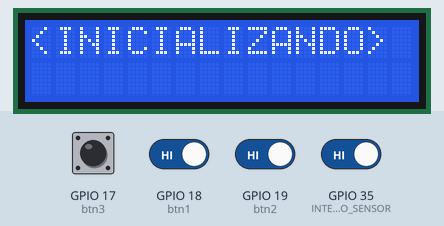
A sketch run on a simulated ESP32. Parts: 16×2 character LCD. Inputs (shaded band) come from the test bench; at power-on: GPIO 17 (btn3), GPIO 18 (btn1), GPIO 19 (btn2), GPIO 35 (INTERRUPCAO_SENSOR) HIGH. What the sketch prints to the serial monitor is not drawn.

Above: at 1.2 s.
1.3 s: GPIO 18 (btn1) driven LOW and GPIO 19 (btn2) driven LOW
At 5.5 s:
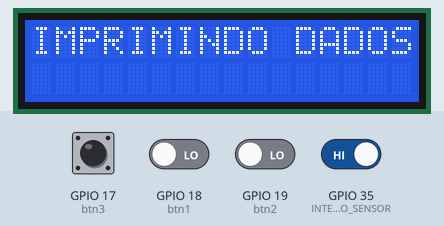
16.1 s: GPIO 17 (btn3) pulled LOW for 3 s
At 17.9 s:
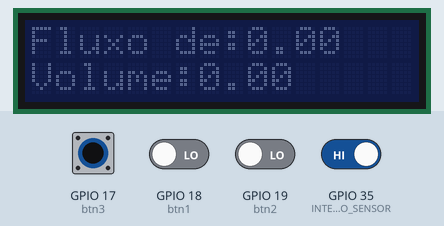
30.9 s: GPIO 35 (INTERRUPCAO_SENSOR) driven LOW
At 35.1 s:
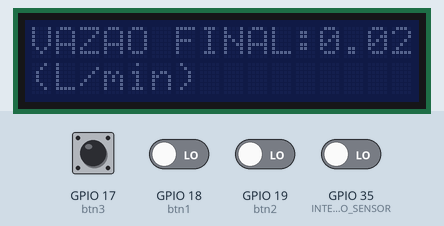
45.7 s: GPIO 18 (btn1) driven HIGH
At 62.1 s:
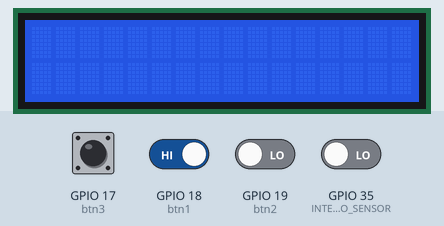
Timing chart, 0 to 63.6 s (numbered marks = the images above; inputs shaded):
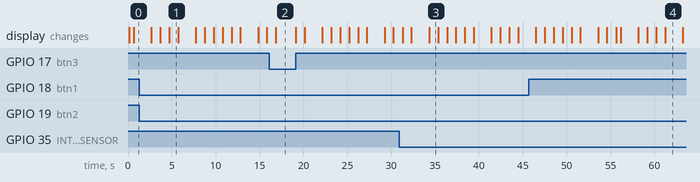

Measured:
- after the input at 1.3 s, the display: first differs from a run without the input after 3.4 s (image 1)
- after the input at 16.1 s, the display: first differs from a run without the input after 0.76 s (image 2)
- after the input at 45.7 s, the display: first differs from a run without the input after 9.9 s (image 4)
- what the display in image 1 shows lasts 1.0 s, from 4.7 s to 5.7 s

The sketch:

p3.ino
```cpp
/*
Projeto Sistemas Microcontrolados
Microcontrolador ESP32
Sensor de Fluxo
Display LCD 16x2
*/


//definicao do pino do sensor e de interrupcao
const int INTERRUPCAO_SENSOR = 35; //interrupt = 0 equivale ao pino digital 2

const int PINO_SENSOR = 35;

//definicao da variavel de contagem de voltas
unsigned long contador = 0;

//definicao do fator de calibracao para conversao do valor lido
const float FATOR_CALIBRACAO = 4.5;

//definicao das variaveis de fluxo e volume
float fluxo = 0;
float volume = 0;
float volume_total = 0;

//definicao da variavel de intervalo de tempo
unsigned long tempo_antes = 0;
//>>>>>>>>>>>>>>>>>>>>>>>>>>>>>>>>>>>>>>>>>>>>>>>>>>>>>>>>>>>>>>>>>>>>>>>>>>>>>>>>>>display lcd1
//Programa: Display LCD 16x2 e modulo I2C
//Autor: Arduino e Cia

//#include <Wire.h>
#include <LiquidCrystal_I2C.h>

//Inicializa o display no endereco 0x27
LiquidCrystal_I2C lcd(0x27,16,2);
//>>>>>>>>>>>>>>>>>>>>>>>>>>>>>>>>>>>>>>>>>>>>>>>>>>>>botão1
//Pinos ligado no botão
int btn1 = 18;
int btn2 = 19;
int btn3 = 17;

//////////////////////////////////////////////////////////////////////////////////// void setup [inicio]
void setup(){

//>>>>>>>>>>>>>>>>>>>>>>>>>>>>>>>>>>>>>>>>>>>>>>>>>>>>>>>>>>>>>>>>>>>>>>>>>>>>>>>>>sensor de fluxo2
  //inicializacao do monitor serial

  Serial.begin(115200);//modificar para 115200

  //mensagem de inicializacao
  //Serial.println("Medidor de Fluxo e Volume de Liquidos\n");

  //configuracao do pino do sensor como entrada em nivel logico alto
  pinMode(PINO_SENSOR, INPUT_PULLUP);

//>>>>>>>>>>>>>>>>>>>>>>>>>>>>>>>>>>>>>>>>>>>>>>>>>>>>>>>>>>>>>>>>>>>>>>>>>>>>>>>>>display lcd2
  lcd.init();
//>>>>>>>>>>>>>>>>>>>>>>>>>>>>>>>>>>>>>>>>>>>>>>>>>>>>botão2
//Seta os pinos dos botões como entrada
  pinMode(btn1, INPUT_PULLUP);
  pinMode(btn2, INPUT_PULLUP);
  pinMode(btn3, INPUT_PULLUP);
  //:::::::::::::::::::::::::::::::::::::::::::::::::::::::::::::::::::::::::::::://
    Serial.println("-------------------------------------------------------------------");
    Serial.println("Para realizar o MONITORAMENTO DE VAZÃO,");//link com o delay final
    Serial.println("siga as INSTRUÇOES:");
    Serial.println("1 - Para [INICIAR] ----> pressione o [Botão1]");
    Serial.println("2 - Para [FINALIZAR SEM IMPRIMIR] ----> pressione o [Botão2]");
    Serial.println("3 - Para [IMPRIMIR E FINALIZAR] ----> pressione o [Botão3]");
    Serial.println("-------------------------------------------------------------------");
}
//////////////////////////////////////////////////////////////////////////////////// void setup [final]
float vazao_final;
float consumo;
//////////////////////////////////////////////////////////////////////////////////// void loop [inicio]
void loop() {

//:
if (digitalRead(btn1) == HIGH) //Caso o botão 1 foi pressionado ou o fluxo for maior que zero

  {
    lcd.setBacklight(HIGH);

    Serial.println("-------------------------------------------------------------------");
    Serial.println("Para realizar o MONITORAMENTO DE VAZÃO,");//link com o delay final
    Serial.println("siga as INSTRUÇOES:");
    Serial.println("1 - Para [INICIAR] ----> pressione o [Botão1]");
    Serial.println("2 - Para [FINALIZAR SEM IMPRIMIR] ----> pressione o [Botão2]");
    Serial.println("3 - Para [IMPRIMIR E FINALIZAR] ----> pressione o [Botão3]");
    Serial.println("-------------------------------------------------------------------");
    Serial.println("<INICIALIZANDO>");
    Serial.println("------------------------------------");
    volume_total = 0;
    fluxo= 0;
    //delay(1000);
    lcd.clear();//tela branca
    delay(500);//passa 0.5 seg
      lcd.setCursor(0,0); // tela amostra START
      lcd.print("<INICIALIZANDO>");
      lcd.setCursor(0,1);
      lcd.print(" ");
      delay(2000);//passa 1 seg
      //:
      Serial.println("<INICIALIZE OPERAÇÃO>");
      lcd.clear();//tela branca
      lcd.setCursor(0,0);
      lcd.print("<INICIALIZE>");
      lcd.setCursor(0,1);
      lcd.print("<OPERACAO>");
      delay(1000);
      Serial.println("------------------------------------");
      lcd.clear();
      //:
      delay(1000);//delay final

}//final da condição IF do botão1
//:

 //<<

  lcd.setCursor(0,0);
  lcd.print("Fluxo de:");
  lcd.print(fluxo);//////////////////////imprimindo no display lcd linha 1

  lcd.setCursor(0,1);
  lcd.print("Volume:");
  lcd.print(volume_total);///////////////imprimindo no display lcd linha 2

 //<<

//::
if (digitalRead(btn2) == HIGH) //Caso o botão 2 foi pressionado ou o volume foi igual a 5 L faça:

  {

   Serial.println("------------------------------------");
    volume_total = 0;
    fluxo= 0;
    //delay(1000);
    lcd.clear();
    delay(1000);
      lcd.setCursor(0,0);
      lcd.print("<OPERACAO> ");
      lcd.setCursor(0,1);
      lcd.print("<FINALIZADA> ");
   delay(1000);
    lcd.clear();
    delay(1000);
    lcd.setBacklight(LOW);
     Serial.println("<OPERAÇÃO FINALIZADA>");
     Serial.println("------------------------------------");
     Serial.println();
}//final da condição IF do botão2
//::

//:::
if(digitalRead(btn3) == HIGH){

  Serial.println("------------------------------------");
  Serial.println("IMPRIMINDO DADOS...");
  //:
  lcd.clear();
    //delay(1000);
      lcd.setCursor(0,0);
      lcd.print("IMPRIMINDO DADOS");
      lcd.setCursor(0,1);
      lcd.print(" ");
   delay(1000);
    lcd.clear();
    //:
  delay(2000);//passa 1 seg e exibe valores de vazao, volume e consumo
if (fluxo>=0){
  vazao_final = fluxo;

  Serial.println("------------------------------------");
  Serial.print("Última Vazão lida: ");//ultimo fluxo ou vazão lida
  Serial.print( vazao_final);
    Serial.println(" L/min");
  Serial.println("------------------------------------");
  //:
  lcd.clear();
    //delay(1000);
      lcd.setCursor(0,0);
      lcd.print("VAZAO FINAL:");
      lcd.print(vazao_final);
      lcd.setCursor(0,1);
      lcd.print("(L/min)");
   delay(1000);
    lcd.clear();
    //:
 delay(1000);//passa 1 seg

  }

if (volume_total>=0){


  Serial.println("------------------------------------");
  Serial.print("Volume Máx: ");
  Serial.print( volume_total);
    Serial.println(" L");
  Serial.println("------------------------------------");
  //:
  lcd.clear();
    //delay(1000);
      lcd.setCursor(0,0);
      lcd.print("VOLUME: ");
      lcd.print(volume_total);
      lcd.setCursor(0,1);
      lcd.print("(Litros)");
   delay(1000);
    lcd.clear();
    //:
 delay(1000);//passa 0.5 seg

  }

if (volume_total>=0){
  consumo = volume_total*0.4;//o custo de 1Litro de agua consumida vale R$0,40

  Serial.println("------------------------------------");
  Serial.print("Consumo:");
  Serial.print(" R$");
  Serial.print( consumo);
    Serial.println(" ");
  Serial.println("------------------------------------");
  //:
  lcd.clear();
    //delay(1000);
      lcd.setCursor(0,0);
      lcd.print("CONSUMO (R$) ");
      lcd.setCursor(0,1);
      lcd.print(consumo);
      lcd.print(" ");
   delay(1000);
    lcd.clear();
    //:
 delay(1000);//passa 0.5 seg

  }

  Serial.println("DADOS IMPRIMIDOS...");
  Serial.println("------------------------------------");
    volume_total = 0;
    fluxo= 0;
    //delay(1000);
    lcd.clear();
    delay(1000);
      lcd.setCursor(0,0);
      lcd.print("<OPERACAO> ");
      lcd.setCursor(0,1);
      lcd.print("<FINALIZADA> ");
   delay(1000);
    lcd.clear();
    delay(1000);
    lcd.setBacklight(LOW);
     Serial.println("<OPERAÇÃO FINALIZADA>");
     Serial.println("------------------------------------");
     Serial.println();
}//final do IF do botão3
//:::

//::sensor de fluxo3
  //executa a contagem de pulsos uma vez por segundo
  if((millis() - tempo_antes) > 1000){

    //desabilita a interrupcao para realizar a conversao do valor de pulsos
    detachInterrupt(INTERRUPCAO_SENSOR);

    //conversao do valor de pulsos para L/min
    fluxo = ((1000.0 / (millis() - tempo_antes)) * contador) / FATOR_CALIBRACAO;

    if (fluxo > 0) {//quando o fluxo for maior que zero começa a mostrar no monitor serial

    //exibicao do valor de fluxo
    Serial.print("Fluxo de: ");
    Serial.print(fluxo);
    Serial.println(" L/min");

    //calculo do volume em L passado pelo sensor
    volume = fluxo / 60;

    //armazenamento do volume
    volume_total += volume;

    //exibicao do valor de volume
    Serial.print("Volume: ");
    Serial.print(volume_total);
    Serial.println(" L");
    Serial.println();
    }

    //reinicializacao do contador de pulsos
    contador = 0;

    //atualizacao da variavel tempo_antes
    tempo_antes = millis();

    //contagem de pulsos do sensor
    attachInterrupt(INTERRUPCAO_SENSOR, contador_pulso, FALLING);
    }


}//final do void loop
//:: void loop [final]

///:: void contador de pulsos [inicio]
//funcao chamada pela interrupcao para contagem de pulsos
void contador_pulso() {

  contador++;
}
///:: void contador de pulsos [final]
```
